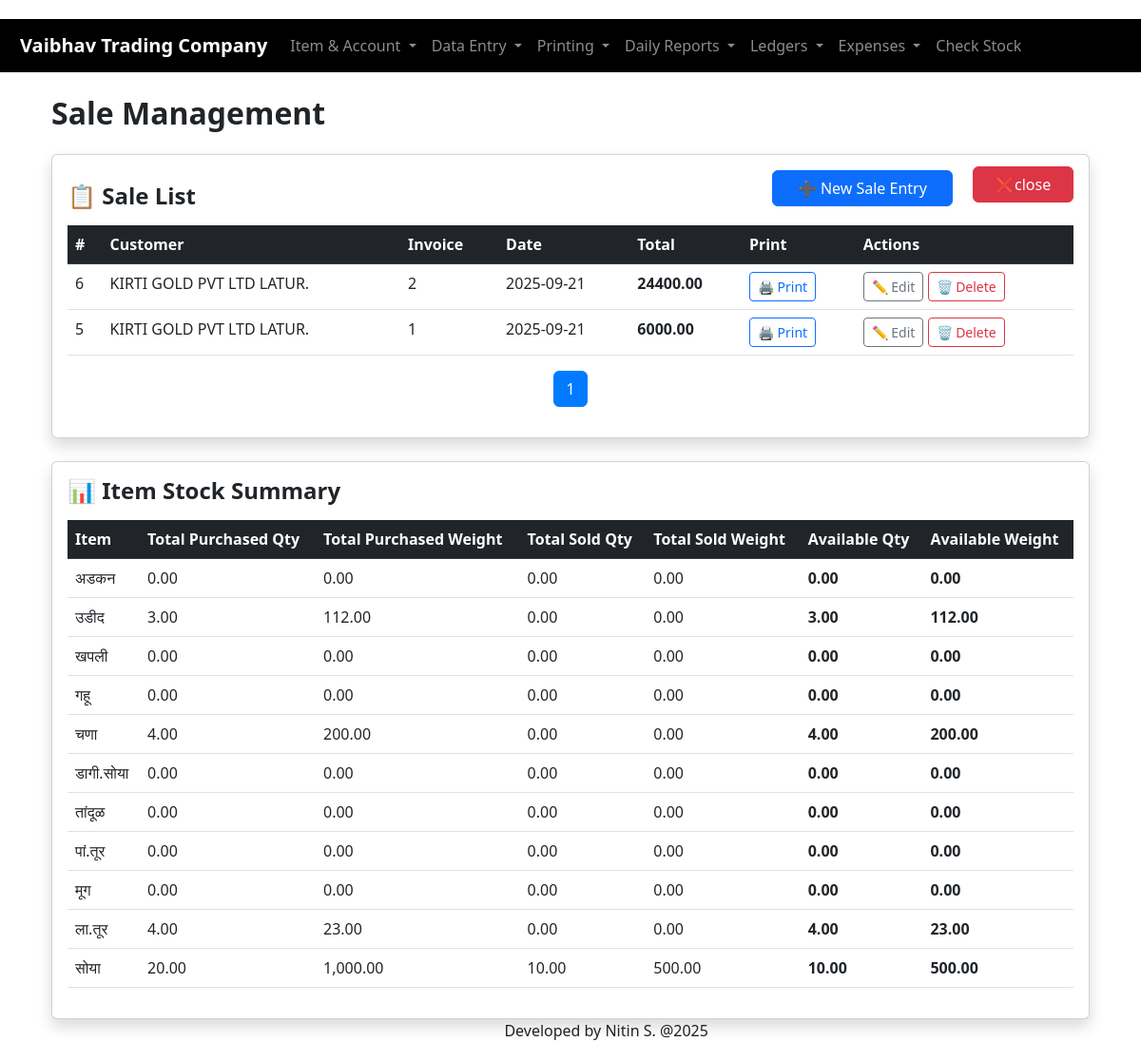
Screenshot of /blue-code/sale_entry.php with the database file from the repository.
### tables this page shows
CREATE TABLE `sales` (
  `id` int(11) NOT NULL,
  `customer_id` int(11) NOT NULL,
  `bill_no` varchar(100) DEFAULT NULL,
  `total_amount` decimal(14,2) DEFAULT 0.00,
  `created_at` timestamp NOT NULL DEFAULT current_timestamp(),
  `invoice_number` varchar(50) NOT NULL,
  `date` date NOT NULL,
  `hamali` decimal(10,2) DEFAULT 0.00,
  `freight` decimal(10,2) DEFAULT 0.00
);

CREATE TABLE `accounts` (
  `id` int(11) NOT NULL,
  `name` varchar(255) NOT NULL,
  `type` enum('customer','supplier','other') NOT NULL DEFAULT 'other',
  `phone` varchar(50) DEFAULT NULL,
  `email` varchar(100) DEFAULT NULL,
  `address` text DEFAULT NULL,
  `created_at` timestamp NOT NULL DEFAULT current_timestamp()
);

CREATE TABLE `items` (
  `id` int(11) NOT NULL,
  `sku` varchar(100) DEFAULT NULL,
  `name` varchar(255) NOT NULL,
  `unit` varchar(50) DEFAULT 'pcs',
  `expense` varchar(255) DEFAULT NULL,
  `created_at` timestamp NOT NULL DEFAULT current_timestamp(),
  `description` text DEFAULT NULL,
  `purchase_rate` decimal(10,2) DEFAULT NULL,
  `sale_rate` decimal(10,2) DEFAULT NULL,
  `expenses` decimal(10,2) DEFAULT NULL,
  `stock` decimal(10,2) DEFAULT 0.00
);

### blue-code/sale_entry.php (the view, shortened to what this page needs)
<?php
include 'db.php';
include 'header.php';
$limit = 10;
$page = max(1, intval($_GET['page'] ?? 1));
$offset = ($page - 1) * $limit;
?>
<div class="container mt-4">
    <div class="d-flex justify-content-between align-items-center mb-3">
        <h2 class="fw-bold">Sale Management</h2>
    </div>
    <div class="card shadow p-3">
        <button class="btn btn-primary" id="toggleForm">➕ New Sale Entry</button>
        <a href="index.php" id="cancel" class="btn btn-danger"> ❌close </a>
        <h4 class="fw-bold mb-3">📋 Sale List</h4>
        <table class="table table-hover">
            <thead class="table-dark">
                <tr>
                    <th>#</th>
                    <th>Customer</th>
                    <th>Invoice</th>
                    <th>Date</th>
                    <th>Total</th>
                    <th>Print</th>
                    <th>Actions</th>
                </tr>
            </thead>
            <tbody>
                <?php
                $stmt = $conn->prepare("SELECT s.*, a.name AS customer FROM sales s JOIN accounts a ON s.customer_id = a.id ORDER BY s.id DESC LIMIT ? OFFSET ?");
                $stmt->bind_param("ii", $limit, $offset);
                $stmt->execute();
                $result = $stmt->get_result();
                while ($row = $result->fetch_assoc()) {
                    echo "<tr>
                        <td>{$row['id']}</td>
                        <td>" . htmlspecialchars($row['customer']) . "</td>
                        <td>" . htmlspecialchars($row['invoice_number']) . "</td>
                        <td>" . htmlspecialchars($row['date']) . "</td>
                        <td><strong>{$row['total_amount']}</strong></td>
                        <td><a href='print_sale.php?id={$row['id']}' target='_blank' class='btn btn-sm btn-outline-primary'>🖨 Print</a></td>
                        <td>
                            <a href='sale_entry.php?action=edit&id={$row['id']}&page=$page' class='btn btn-sm btn-outline-secondary'>✏️ Edit</a>
                            <a href='sale_entry.php?action=delete&id={$row['id']}&page=$page' onclick='return confirm(\"Are you sure you want to delete this sale?\")' class='btn btn-sm btn-outline-danger'>🗑️ Delete</a>
                        </td>
                    </tr>";
                }
                $stmt = $conn->prepare("SELECT COUNT(*) as total FROM sales");
                $stmt->execute();
                $total_rows = $stmt->get_result()->fetch_assoc()['total'];
                $total_pages = ceil($total_rows / $limit);
                ?>
            </tbody>
        </table>
        <nav aria-label="Page navigation">
            <ul class="pagination justify-content-center">
                <?php for ($i = 1; $i <= $total_pages; $i++) { ?>
                    <li class="page-item <?= $i == $page ? 'active' : '' ?>">
                        <a class="page-link" href="?page=<?= $i ?>"><?= $i ?></a>
                    </li>
                <?php } ?>
            </ul>
        </nav>
    </div>
    <div class="card shadow p-3 mt-4">
        <h4 class="fw-bold mb-3">📊 Item Stock Summary</h4>
        <table class="table table-hover">
            <thead class="table-dark">
                <tr>
                    <th>Item</th>
                    <th>Total Purchased Qty</th>
                    <th>Total Purchased Weight</th>
                    <th>Total Sold Qty</th>
                    <th>Total Sold Weight</th>
                    <th>Available Qty</th>
                    <th>Available Weight</th>
                </tr>
            </thead>
            <tbody>
                <?php
                $stmt = $conn->prepare("
                    SELECT
                        i.id,
                        i.name,
                        COALESCE((SELECT SUM(quantity) FROM purchase_details WHERE item_id = i.id), 0) AS total_purch_qty,
                        COALESCE((SELECT SUM(weight) FROM purchase_details WHERE item_id = i.id), 0) AS total_purch_weight,
                        COALESCE((SELECT SUM(quantity) FROM sale_details WHERE item_id = i.id), 0) AS total_sold_qty,
                        COALESCE((SELECT SUM(weight) FROM sale_details WHERE item_id = i.id), 0) AS total_sold_weight,
                        i.stock AS available_qty
                    FROM items i
                    ORDER BY i.name ASC
                ");
                $stmt->execute();
                $result = $stmt->get_result();
                while ($row = $result->fetch_assoc()) {
                    $available_weight = $row['total_purch_weight'] - $row['total_sold_weight'];
                    echo "<tr>
                        <td>" . htmlspecialchars($row['name']) . "</td>
                        <td>" . number_format($row['total_purch_qty'], 2) . "</td>
                        <td>" . number_format($row['total_purch_weight'], 2) . "</td>
                        <td>" . number_format($row['total_sold_qty'], 2) . "</td>
                        <td>" . number_format($row['total_sold_weight'], 2) . "</td>
                        <td><strong>" . number_format($row['available_qty'], 2) . "</strong></td>
                        <td><strong>" . number_format($available_weight, 2) . "</strong></td>
                    </tr>";
                }
                ?>
            </tbody>
        </table>
    </div>
</div>
<?php include 'footer.php'; ?>

### blue-code/header.php (style rules this page uses)
body { padding: 20px; }

### blue-code/sale_entry.php (style rules this page uses)
#cancel { margin-left: 90%; margin-bottom: -2% }
#toggleForm { margin-left: 70% !important; margin-bottom: -4%; width: 18% }
.pagination .page-item.active .page-link { background-color: #007bff; border-color: #007bff; color: white; }
.pagination .page-link { color: #007bff; }

### rows the page displays
sales: id "6", customer.name "KIRTI GOLD PVT LTD LATUR.", invoice_number "2", date "2025-09-21", total_amount "24400.00"
sales: id "5", customer.name "KIRTI GOLD PVT LTD LATUR.", invoice_number "1", date "2025-09-21", total_amount "6000.00"
items: name "अडकन", total_purch_qty "0.00", total_purch_weight "0.00", total_sold_qty "0.00", total_sold_weight "0.00", stock "0.00", available_weight "0.00"
items: name "उडीद", total_purch_qty "3.00", total_purch_weight "112.00", total_sold_qty "0.00", total_sold_weight "0.00", stock "3.00", available_weight "112.00"
items: name "खपली", total_purch_qty "0.00", total_purch_weight "0.00", total_sold_qty "0.00", total_sold_weight "0.00", stock "0.00", available_weight "0.00"
items: name "गहू", total_purch_qty "0.00", total_purch_weight "0.00", total_sold_qty "0.00", total_sold_weight "0.00", stock "0.00", available_weight "0.00"
items: name "चणा", total_purch_qty "4.00", total_purch_weight "200.00", total_sold_qty "0.00", total_sold_weight "0.00", stock "4.00", available_weight "200.00"
items: name "डागी.सोया", total_purch_qty "0.00", total_purch_weight "0.00", total_sold_qty "0.00", total_sold_weight "0.00", stock "0.00", available_weight "0.00"
items: name "तांदूळ", total_purch_qty "0.00", total_purch_weight "0.00", total_sold_qty "0.00", total_sold_weight "0.00", stock "0.00", available_weight "0.00"
items: name "पां.तूर", total_purch_qty "0.00", total_purch_weight "0.00", total_sold_qty "0.00", total_sold_weight "0.00", stock "0.00", available_weight "0.00"
items: name "मूग", total_purch_qty "0.00", total_purch_weight "0.00", total_sold_qty "0.00", total_sold_weight "0.00", stock "0.00", available_weight "0.00"
items: name "ला.तूर", total_purch_qty "4.00", total_purch_weight "23.00", total_sold_qty "0.00", total_sold_weight "0.00", stock "4.00", available_weight "23.00"
items: name "सोया", total_purch_qty "20.00", total_purch_weight "1,000.00", total_sold_qty "10.00", total_sold_weight "500.00", stock "10.00", available_weight "500.00"
